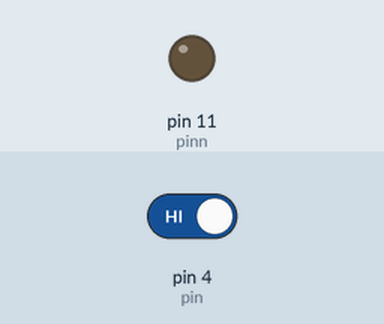
This sketch was run on a simulated Arduino Uno, built with avr-gcc and run on an emulated ATmega328P. Parts: output pins drawn as LEDs (lit = HIGH). Inputs (shaded band) come from the test bench; at power-on: pin 4 (pin) HIGH.

Above: at 1.2 s.
1.3 s: pin 4 (pin) driven LOW
At 2.0 s:
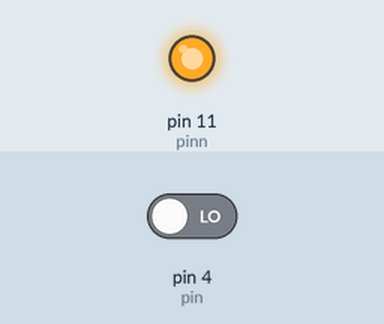
2.8 s: pin 4 (pin) driven HIGH
At 3.2 s:
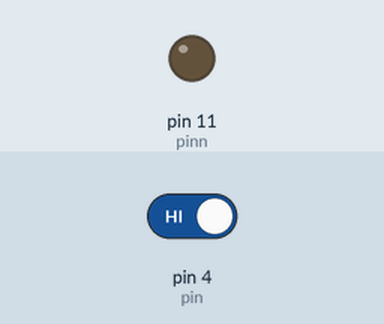
Timing chart, 0 to 5.8 s (numbered marks = the images above; inputs shaded):
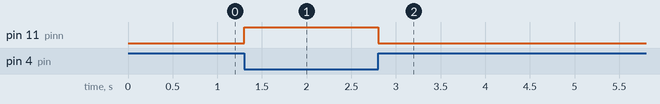

Measured:
- after the input at 1.3 s, pin 11 (pinn): LOW → HIGH at once
- after the input at 2.8 s, pin 11 (pinn): HIGH → LOW at once

The sketch:

tcrt500_buzer.ino
```cpp
int pin=4;
int pinn=11;
int sensorstate;
void setup() {
  // put your setup code here, to run once:
pinMode(pin,INPUT);
pinMode(pinn,OUTPUT);

Serial.begin(9600);
}

void loop() {
  // put your main code here, to run repeatedly:
sensorstate=digitalRead(pin);
if(sensorstate==LOW){
digitalWrite(pinn,HIGH);
}
if(sensorstate==HIGH){
  digitalWrite(pinn,LOW);

}
}
```
